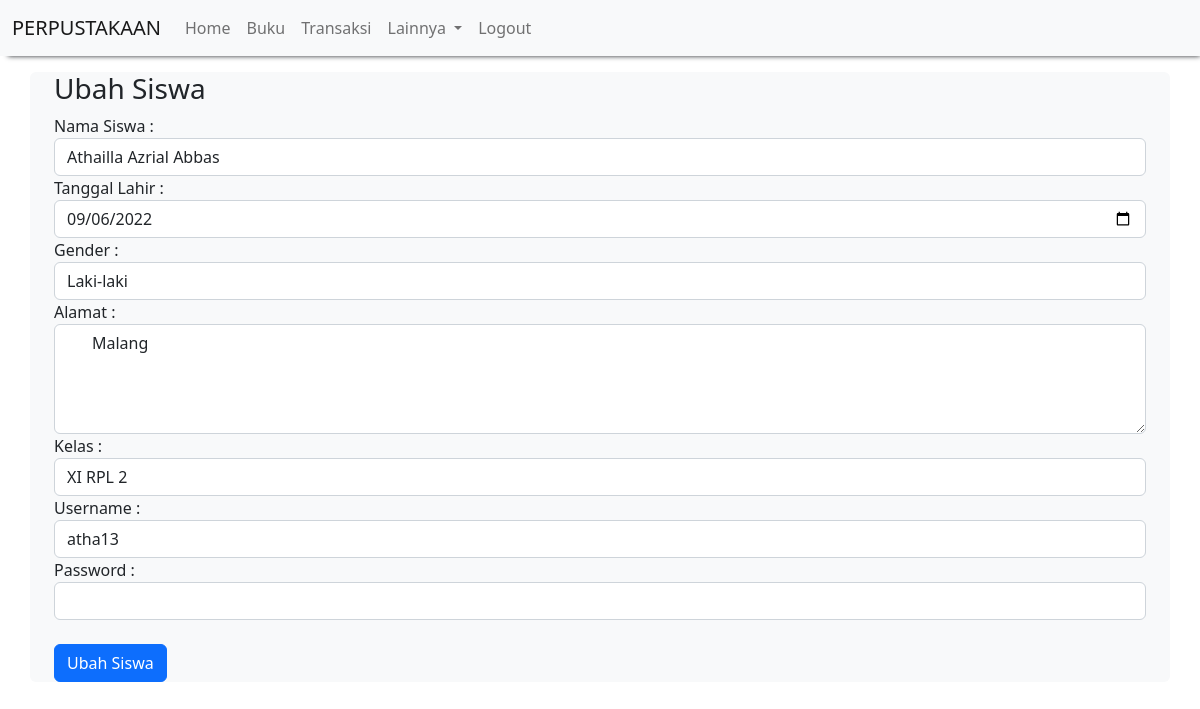
/ubah_siswa.php?id_siswa=17 (signed in), run on the app's committed database.
### tables this page shows
CREATE TABLE `siswa` (
  `id_siswa` int(11) NOT NULL,
  `nama_siswa` varchar(100) NOT NULL,
  `tanggal_lahir` date NOT NULL,
  `gender` enum('L','P') NOT NULL,
  `alamat` text NOT NULL,
  `username` varchar(255) DEFAULT NULL,
  `password` varchar(255) DEFAULT NULL,
  `id_kelas` int(11) NOT NULL
);

### ubah_siswa.php (the view, shortened to what this page needs)
<?php include "header.php" ?>
<div class="container-fluid mt-3">
  <?php
  include "koneksi.php";
  $qry_get_siswa=mysqli_query($conn,"select * from siswa where
  id_siswa = '".$_GET['id_siswa']."'");
  $data_siswa=mysqli_fetch_array($qry_get_siswa);
  ?>
  <h3>Ubah Siswa</h3>
  <form action="proses_ubah_siswa.php" method="post">
    Nama Siswa :
    <input type="text" name="nama_siswa" value=
    "<?=$data_siswa['nama_siswa']?>" class="form-control">
    Tanggal Lahir :
    <input type="date" name="tanggal_lahir" value=
    "<?=$data_siswa['tanggal_lahir']?>" class="form-control">
    Gender :
    <?php
    $arr_gender=array('L'=>'Laki-laki','P'=>'Perempuan');
    ?>
    <select name="gender" class="form-control">
      <?php foreach ($arr_gender as $key_gender => $val_gender) :
      if($key_gender == $data_siswa['gender']) {
        $select = "selected";
      } else {
        $select = "";
      }
      ?>
      <option value="<?=$key_gender?>" <?=$select?>>
      <?=$val_gender?> </option>
      <?php endforeach ?>
    </select>
    Alamat :
    <textarea name="alamat" class="form-control" rows="4">
      <?=$data_siswa['alamat']?>
    </textarea>
    Kelas :
    <select name="id_kelas" class="form-control">
      <?php
      include "koneksi.php";
      $qry_kelas=mysqli_query($conn, "select * from kelas");
      while($data_kelas=mysqli_fetch_array($qry_kelas)) {
        if($data_kelas['id_kelas']==$data_siswa['id_kelas']) {
          $select = "selected";
        } else {
          $select="";
        }
        echo '<option value="'.$data_kelas['id_kelas'].'"
        '.$select.'>'.$data_kelas['nama_kelas'].'</option>';
      }
      ?>
    </select>
    Username :
    <input type="text" name="username" value=
    "<?=$data_siswa['username']?>" class="form-control">
    Password :
    <input type="password" name="password" value="" class="form-control">
    <br>
    <input type="submit" name="simpan" value="Ubah Siswa" class="btn btn-primary">
  </form>
</div>
<?php
  include "footer.php";
?>

### data on the page
siswa: nama_siswa "Athailla Azrial Abbas", tanggal_lahir "09/06/2022", alamat "Malang", username "atha13"

### other printed values
form field gender "Laki-laki"
form field id_kelas "XI RPL 2"
